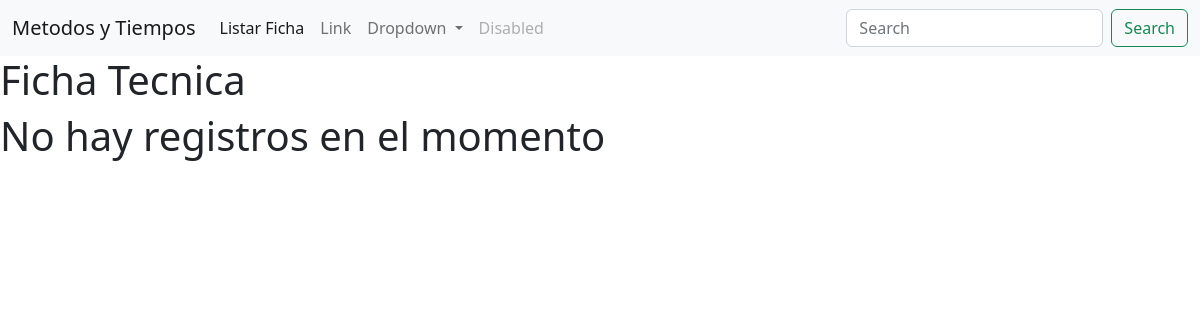
Page /listar_ficha on the earlier database version.
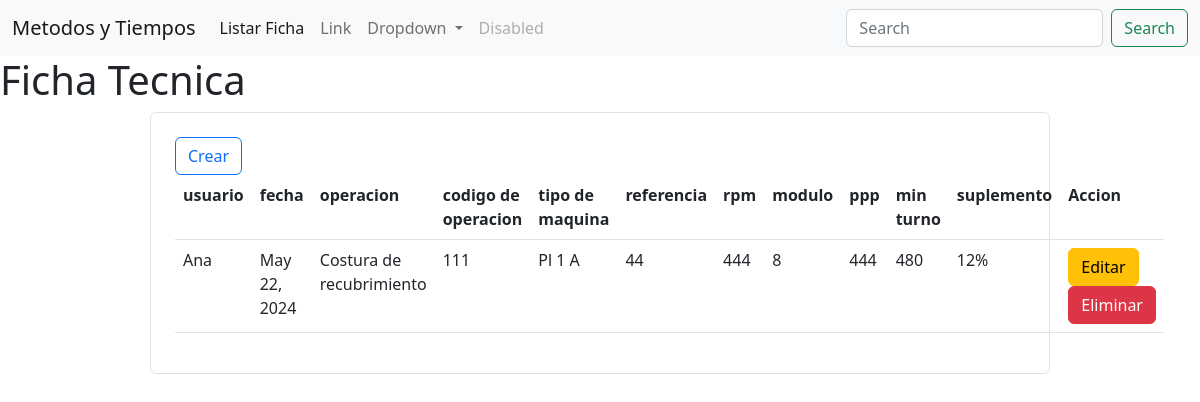
Same page on the later database version.
### app/models.py (models this page shows)
class FichaTecnica(models.Model):
    idFicha=models.BigAutoField(primary_key=True, blank=True)
    idUsuario=models.ForeignKey(Usuario,on_delete=models.CASCADE)
    fecha=models.DateField()
    operacion=models.ForeignKey(operacion,on_delete=models.CASCADE)
    codigo_Operacion=models.CharField(max_length=150)
    tipoMaquina=models.ForeignKey(MaquinaDeCoser,on_delete=models.CASCADE)
    ref=models.CharField(max_length=150)
    rpm=models.IntegerField()
    modulo=models.CharField(max_length=150)
    ppp=models.CharField(max_length=150)
    minTurno=models.ForeignKey(Turno,on_delete=models.CASCADE)
    suplementos=models.ForeignKey(Suplemento,on_delete=models.CASCADE)

class Usuario(models.Model):
    ROLES=(
        (1,"administrador"),
        (2,"usuario")
    )
    idUsuario=models.BigAutoField(primary_key=True, blank=True)
    nombre=models.CharField(max_length=50)
    apellido=models.CharField(max_length=50)
    contacto=models.CharField(max_length=50)
    email=models.CharField(max_length=50)
    nombreUsuario=models.CharField(max_length=50)
    contrasena=models.CharField(max_length=50)
    rol=models.IntegerField(choices=ROLES,default=2)
    def __str__(self):
        return f"{self.nombre}"

class operacion(models.Model):
    codigo=models.CharField(primary_key=True,blank=True,max_length=150)
    nombre=models.CharField(max_length=150)
    def __str__(self):
        return f"{self.nombre}"

class MaquinaDeCoser(models.Model):
    id=models.IntegerField(primary_key=True)
    nombre=models.CharField(max_length=150)
    rpm=models.IntegerField()
    puntadas_por_min=models.IntegerField()
    def __str__(self):
        return f"{self.nombre}"

class Turno(models.Model):
    id=models.BigAutoField(primary_key=True,blank=True)
    turno=models.IntegerField(null=True)
    def __str__(self):
        return f"{self.turno}"

class Suplemento(models.Model):
    id=models.BigAutoField(primary_key=True,blank=True)
    porcentaje=models.CharField(max_length=150,null=True)
    def __str__(self):
        return f"{self.porcentaje}"

### app/views.py (the view)
# urls.py: path('listar_ficha', listar_fichat,name="listar_ficha"),
def listar_fichat(request):
    q=FichaTecnica.objects.all()
    contex={"data":q}
    return render(request,'app/ficha/listar_fichat.html',contex)

### app/templates/app/ficha/listar_fichat.html (shortened to what this page needs)
{% extends 'app/base.html' %}
{% load static %}
{% block container %}
        <h1>Ficha Tecnica</h1>
    {% if data %}
    <div class="d-flex justify-content-center align-items-center">
        <div class="border p-4 rounded w-75">
            <a href="{% url 'form_fichat' %}" class="btn btn-outline-primary">Crear</a>
            <table class="table table-hover">
                <tr>
                    <th>usuario</th>
                    <th>fecha</th>
                    <th>operacion</th>
                    <th>codigo de operacion</th>
                    <th>tipo de maquina</th>
                    <th>referencia</th>
                    <th>rpm</th>
                    <th>modulo</th>
                    <th>ppp</th>
                    <th>min turno</th>
                    <th>suplemento</th>
                    <th>Accion</th>
                </tr>
                {% for i in data %}
                <tr>
                    <td>{{i.idUsuario}}</td>
                    <td>{{i.fecha}}</td>
                    <td>{{i.operacion}}</td>
                    <td>{{i.codigo_Operacion}}</td>
                    <td>{{i.tipoMaquina}}</td>
                    <td>{{i.ref}}</td>
                    <td>{{i.rpm}}</td>
                    <td>{{i.modulo}}</td>
                    <td>{{i.ppp}}</td>
                    <td>{{i.minTurno}}</td>
                    <td>{{i.suplementos}}</td>
                    <td>
                        <a href="" class="btn btn-warning">Editar</a>
                        <a href="" class="btn btn-danger">Eliminar</a>
                    </td>
                </tr>
                {% endfor %}
            </table>
        </div>
    </div>
    {% else %}
    <h1>No hay registros en el momento</h1>
    {% endif %}
{% endblock %}

### app/templates/app/base.html (shortened to what this page needs)
{% load static %}
<!DOCTYPE html>
<html lang="en">
<head>
    <link href="https://cdn.jsdelivr.net/npm/bootstrap@5.2.3/dist/css/bootstrap.min.css" rel="stylesheet">
</head>
<body>
    <nav class="navbar navbar-expand-lg navbar-light bg-light">
        <div class="container-fluid">
          <a class="navbar-brand" href="#">Metodos y Tiempos</a>
          <div class="collapse navbar-collapse" id="navbarSupportedContent">
            <ul class="navbar-nav me-auto mb-2 mb-lg-0">
              <li class="nav-item">
                <a class="nav-link active" aria-current="page" href="listar_ficha">Listar Ficha</a>
              </li>
              <li class="nav-item">
                <a class="nav-link" href="#">Link</a>
              </li>
              <li class="nav-item dropdown">
                <a class="nav-link dropdown-toggle" href="#" id="navbarDropdown" role="button" data-bs-toggle="dropdown" aria-expanded="false">
                  Dropdown
                </a>
              </li>
              <li class="nav-item">
                <a class="nav-link disabled" href="#" tabindex="-1" aria-disabled="true">Disabled</a>
              </li>
            </ul>
            <form class="d-flex">
              <input class="form-control me-2" type="search" placeholder="Search" aria-label="Search">
              <button class="btn btn-outline-success" type="submit">Search</button>
            </form>
          </div>
        </div>
      </nav>
    {% block container %}
    {% endblock %}
</body>
</html>

Differences in the rows shown:
added FichaTecnica: idUsuario "Ana", fecha "May 22, 2024", operacion "Costura de recubrimiento", codigo_Operacion "111", tipoMaquina "Pl 1 A", ref "44", rpm "444", modulo "8", ppp "444", minTurno "480", suplementos "12%"
Other differences:
text no longer shown: "No hay registros en el momento"
text now shown: "Crear usuario fecha operacion codigo de operacion tipo de maquina referencia rpm modulo ppp min turno suplemento Accion"
